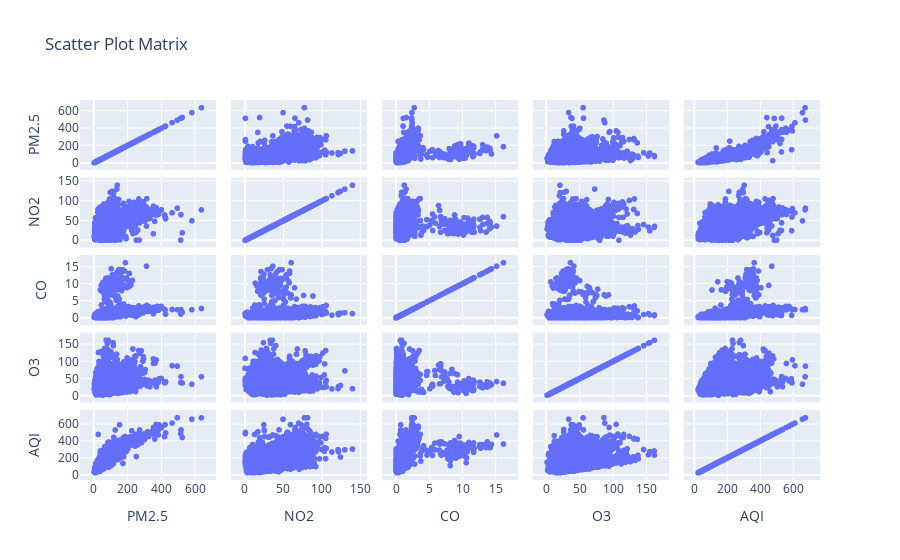

The cell this chart's notebook holds for it:
### Markdown cell above
#### Scatter Plot Matrix for selected features

### Code cell
# Scatter Plot Matrix for selected features
selected_features = ['PM2.5', 'NO2', 'CO', 'O3', 'AQI']
fig3 = px.scatter_matrix(data[selected_features], title='Scatter Plot Matrix')
fig3.show()

### Figure 1 — Plotly figure (JSON) as saved in the notebook; plotly's stock layout.template omitted (floating-point values rounded to 4 significant figures; data arrays with more than 128 entries replaced by an {"elided": "..."} marker saying what was removed)
{"data": [{"dimensions": [{"axis": {"matches": true}, "label": "PM2.5", "values": {"elided": "6236 float values"}}, {"axis": {"matches": true}, "label": "NO2", "values": {"elided": "6236 float values"}}, {"axis": {"matches": true}, "label": "CO", "values": {"elided": "6236 float values"}}, {"axis": {"matches": true}, "label": "O3", "values": {"elided": "6236 float values"}}, {"axis": {"matches": true}, "label": "AQI", "values": {"elided": "6236 float values"}}], "hovertemplate": "%{xaxis.title.text}=%{x}<br>%{yaxis.title.text}=%{y}<extra></extra>", "legendgroup": "", "marker": {"color": "#636efa", "symbol": "circle"}, "name": "", "showlegend": false, "type": "splom"}], "layout": {"dragmode": "select", "legend": {"tracegroupgap": 0}, "title": {"text": "Scatter Plot Matrix"}}}
